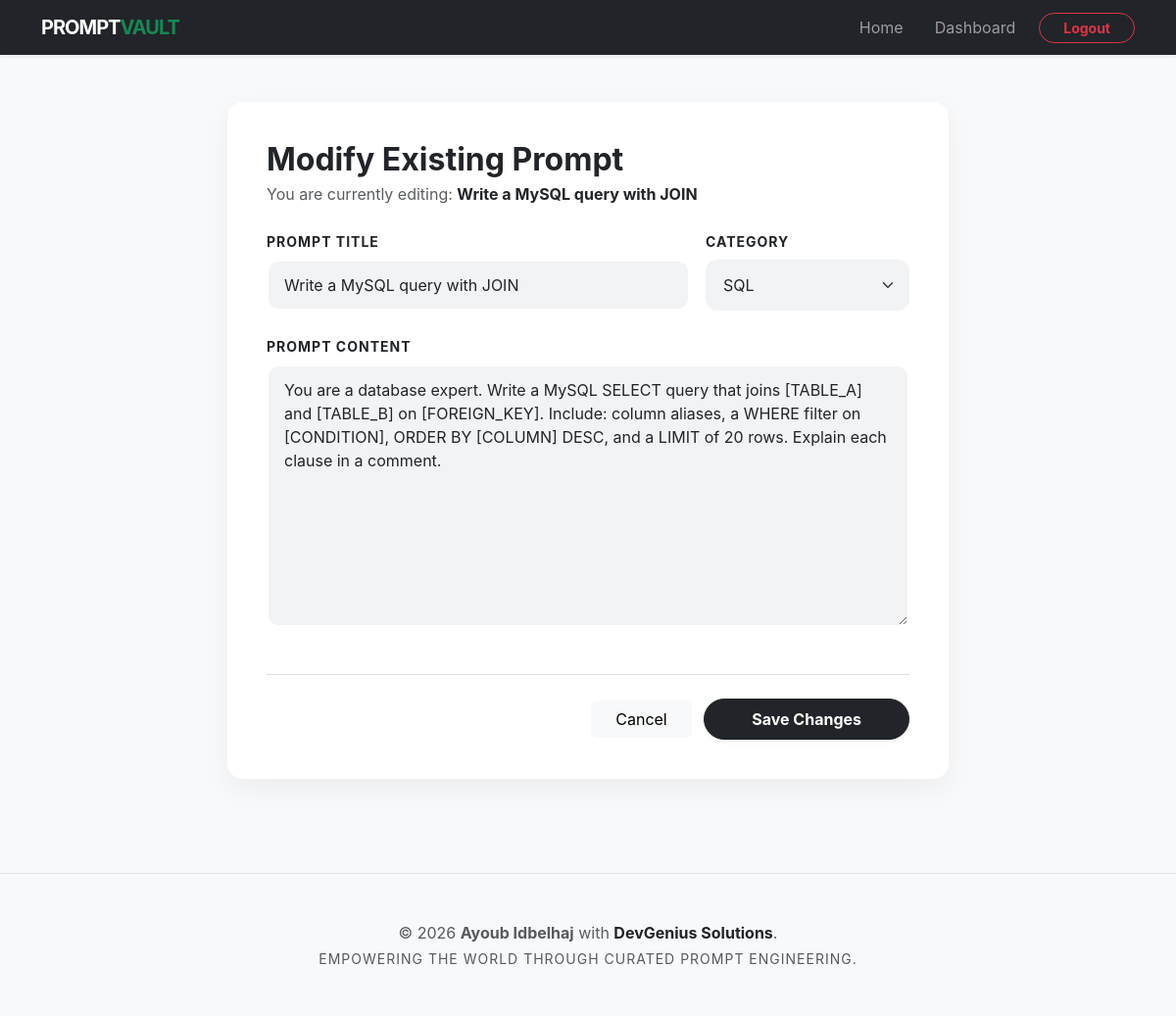
The page /app/edit-prompt.php?id=2 (signed in) on the database its author committed.
### tables this page shows
CREATE TABLE prompts (
    id          INT UNSIGNED NOT NULL AUTO_INCREMENT,  
    title       VARCHAR(200) NOT NULL,  
    content     TEXT         NOT NULL,  
    user_id     INT UNSIGNED NOT NULL,  
    category_id INT UNSIGNED NOT NULL,  
    created_at  DATETIME     NOT NULL DEFAULT CURRENT_TIMESTAMP,  
    updated_at  DATETIME     NOT NULL DEFAULT CURRENT_TIMESTAMP ON UPDATE CURRENT_TIMESTAMP,  
    PRIMARY KEY (id),

     
    CONSTRAINT fk_prompts_user     FOREIGN KEY (user_id)     REFERENCES users(id)      ON DELETE CASCADE,
     
    CONSTRAINT fk_prompts_category FOREIGN KEY (category_id) REFERENCES categories(id) ON DELETE RESTRICT
);

CREATE TABLE categories (
    id         INT UNSIGNED NOT NULL AUTO_INCREMENT,  
    name       VARCHAR(100) NOT NULL UNIQUE,  
    created_at DATETIME     NOT NULL DEFAULT CURRENT_TIMESTAMP,  
    PRIMARY KEY (id)
);

### app/edit-prompt.php (the view, shortened to what this page needs)
<?php
require_once dirname(__DIR__) . '/config/db.php';
$p_id = $_GET['id'];
$u_id = $_SESSION['user_id'];
try {
    $roleStmt = $pdo->prepare("SELECT role FROM users WHERE id = ?");
    $roleStmt->execute([$u_id]);
    $currentUser = $roleStmt->fetch();
    $isAdmin = ($currentUser && $currentUser['role'] === 'admin');
} catch (PDOException $e) {
    die("Role check failed.");
}
try {
    $catStmt = $pdo->query("SELECT id, name FROM categories ORDER BY name ASC");
    $categories = $catStmt->fetchAll();
} catch (PDOException $e) {
    $error = "Failed to load categories.";
}
try {
    if ($isAdmin) {
        $stmt = $pdo->prepare("SELECT * FROM prompts WHERE id = ?");
        $stmt->execute([$p_id]);
    } else {
        $stmt = $pdo->prepare("SELECT * FROM prompts WHERE id = ? AND user_id = ?");
        $stmt->execute([$p_id, $u_id]);
    }
    $prompt = $stmt->fetch();
} catch (PDOException $e) {
    die("Database failure: " . $e->getMessage());
}
require_once dirname(__DIR__) . '/includes/header.php';
?>
<div class="container py-5">
    <div class="row justify-content-center">
        <div class="col-lg-8">
            <div class="card shadow rounded-4 border-0 p-4">
                <div class="card-body">
                    <h2 class="fw-bold mb-1">Modify Existing Prompt</h2>
                    <p class="text-muted mb-4">You are currently editing: <span class="fw-bold text-dark"><?php echo htmlspecialchars($prompt['title']); ?></span></p>
                    <form action="edit-prompt.php?id=<?php echo $p_id; ?>" method="POST">
                        <div class="row g-3">
                            <div class="col-md-8">
                                <label for="title" class="form-label fw-bold small text-uppercase letter-spacing-1">Prompt Title</label>
                                <input type="text" name="title" id="title" class="form-control" value="<?php echo htmlspecialchars($prompt['title']); ?>" required>
                            </div>
                            <div class="col-md-4">
                                <label for="category_id" class="form-label fw-bold small text-uppercase letter-spacing-1">Category</label>
                                <select name="category_id" id="category_id" class="form-select" required>
                                    <?php foreach ($categories as $cat): ?>
                                        <option value="<?php echo $cat['id']; ?>" <?php echo ($cat['id'] == $prompt['category_id']) ? 'selected' : ''; ?>>
                                            <?php echo htmlspecialchars($cat['name']); ?>
                                        </option>
                                    <?php endforeach; ?>
                                </select>
                            </div>
                            <div class="col-12 mt-4">
                                <label for="content" class="form-label fw-bold small text-uppercase letter-spacing-1">Prompt Content</label>
                                <textarea name="content" id="content" rows="10" class="form-control" required><?php echo htmlspecialchars($prompt['content']); ?></textarea>
                            </div>
                        </div>
                        <div class="mt-5 border-top pt-4 text-end">
                            <a href="dashboard.php" class="btn btn-light px-4 me-2">Cancel</a>
                            <button type="submit" class="btn btn-dark px-5 py-2 fw-bold rounded-pill shadow-sm">Save Changes</button>
                        </div>
                    </form>
                </div>
            </div>
        </div>
    </div>
</div>
<?php
require_once dirname(__DIR__) . '/includes/footer.php';
?>

### style/main.css (style rules this page uses)
:root { --primary-color: #198754; --primary-dark: #146c43; --dark-color: #212529; --accent-color: #76fc58; --bg-light: #f8f9fa; --card-shadow: 0 10px 30px rgba(0, 0, 0, 0.05); --card-shadow-hover: 0 15px 45px rgba(0, 0, 0, 0.1); }
html { scroll-behavior: smooth; height: 100%; }
body { background-color: var(--bg-light); font-family: 'Inter', system-ui, -apple-system, sans-serif; color: var(--dark-color); display: flex; flex-direction: column; min-height: 100vh; }
.letter-spacing-1 { letter-spacing: 1px; }
.card { transition: all 0.3s ease; }
.card.shadow { box-shadow: var(--card-shadow) !important; }
.form-control, .form-select { padding: 12px 16px; border-radius: 12px; border: 2px solid transparent; background-color: #f1f3f5; transition: all 0.2s ease; }

### rows shown on the page
prompts: title "Write a MySQL query with JOIN", category_id "SQL", content "You are a database expert. Write a MySQL SELECT query that joins [TABLE_A] and [TABLE_B] on [FOREIGN_KEY]. Include: column aliases, a WHERE filter on [CONDITION], ORDER BY [COLUMN] DESC, and a LIMIT of 20 rows. Explain each clause in a comment."
